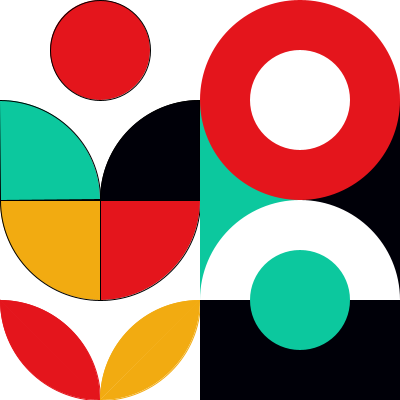
Frame 1 (no input)
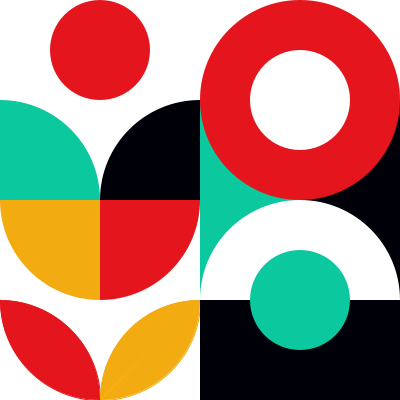
Frame 60 (the mouse pressed at the canvas centre just before this capture)
Frame 120 (the mouse held since frame 60 and released just before this capture): identical to frame 60, image omitted

The Processing sketch that drew these frames (run headless with seeded random() and noise(); from frame 60 on, the mouse is pressed at the canvas centre):

// Processing sketch: Arcs_and_Ellipses_Solution
// ── Arcs_and_Ellipses_Solution.pde
color red = #E4151C;
color black = #000008;
color green = #0CC89E;
color yellow = #F2AB11;
color white = #FFFFFF;



void setup(){
  size(400, 400);
}

void draw(){
  background(255);
  
  // Uncomment for guidelines
  //stroke(0);
  //line(width/4, 0,width/4, height);
  //line(0.75*width, 0,0.75*width, height);
  //line(width/2, 0, width/2, height);
  //line(0, height/4, width, height/4);
  //line(0, height*0.75, width, height*0.75);
  //line(0,height/2, width, height/2);
  
  
  // top left quarter
  fill(red);
  ellipse(width/4, height/8, width/4, height/4);
  
  fill(green);
  arc(0, height/2, width/2, height/2, -HALF_PI, 0, PIE);
  
  fill(black);
  arc(width/2, height/2, width/2, height/2, PI, 0.75*TWO_PI, PIE);
  
  
  // bottom left quarter
  
  fill(yellow);
  arc(width/4, height/2, width/2, height/2, HALF_PI, PI, PIE);
  
  fill(red);
  arc(width/4, height/2, width/2, height/2, 0, HALF_PI, PIE);
  
  stroke(red);
  arc(0,height,width/2, height/2,-HALF_PI,0, CHORD);
  arc(width/4, 0.75*height, width/2, height/2,HALF_PI,PI, CHORD);
  noStroke();
  
  fill(yellow);
  stroke(yellow);
  arc(width/2, height, width/2, height/2, PI, TWO_PI*0.75, CHORD);
  arc(width/4, 0.75*height, width/2, height/2, 0,HALF_PI, CHORD);
  noStroke();
  
  
  // top right quarter - Note: order is important
   
  fill(green);
  triangle(width/2, height/4, width*0.75,height/2,width/2,0.75*height);
  
  fill(black);
  triangle(width, height/4, width*0.75, height/2, width, 0.75*height);
  
  fill(red);
  ellipse(0.75*width,height/4, width/2, height/2);
  
  fill(white);
  ellipse(0.75*width,0.75*height,width/2, height/2);
  
  
  // bottom right quarter
  fill(black);
  rect(width/2, height*0.75, width/2, height/4);
  
  fill(white);
  ellipse(0.75*width, height/4, height/4, height/4);
  
  fill(green);
  ellipse(0.75*width,0.75*height,width/4, height/4);
  




  

  




}
